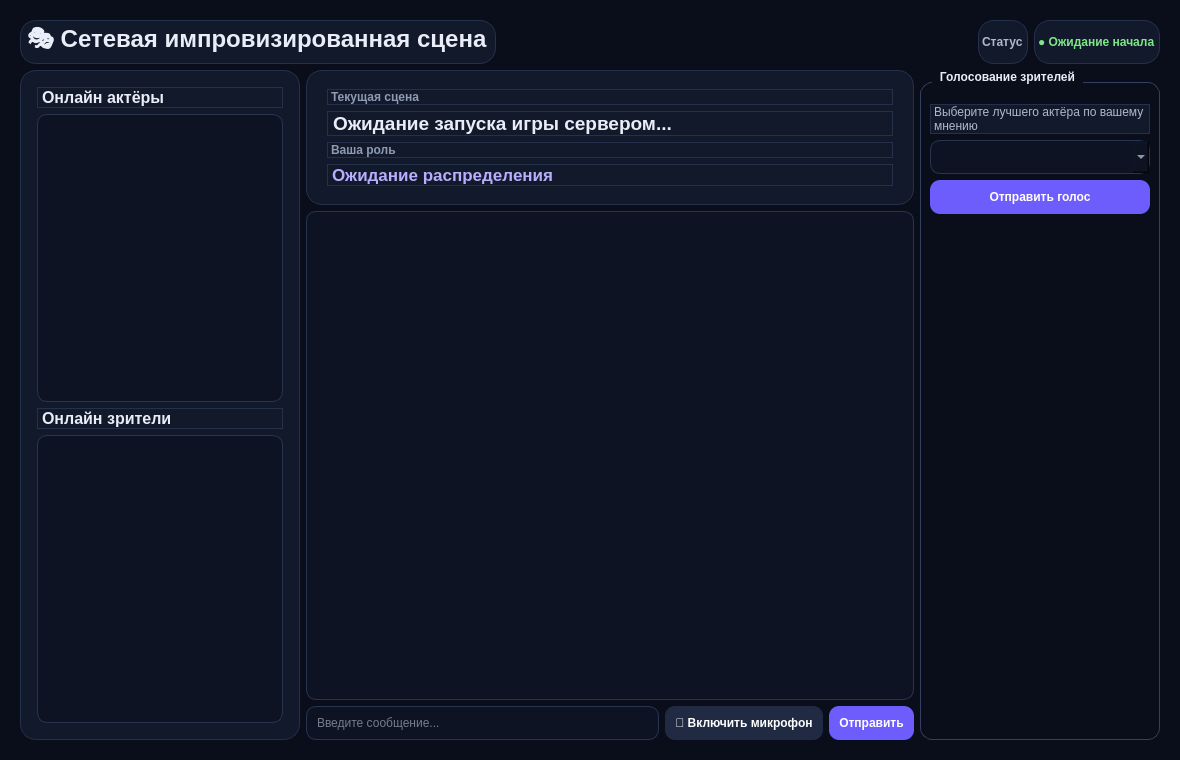
<?xml version="1.0" encoding="UTF-8"?>
<ui version="4.0">
 <class>GameWindow</class>
 <widget class="QMainWindow" name="GameWindow">
  <property name="geometry"><rect><x>0</x><y>0</y><width>1180</width><height>760</height></rect></property>
  <property name="windowTitle"><string>Сетевая импровизированная сцена</string></property>
  <property name="styleSheet"><string notr="true">
QMainWindow { background:#090e1a; }
QLabel { color:#e9edf7; }
QFrame { background:#12192a; border:1px solid #25304a; border-radius:16px; }
QTextBrowser,QLineEdit,QListWidget,QComboBox { background:#0d1322;color:#dce3f1;border:1px solid #283550;border-radius:10px;padding:8px; }
QPushButton { background:#6d5dfc;color:white;border:none;border-radius:10px;padding:10px;font-weight:700; }
QPushButton:hover { background:#7d70ff; }
QPushButton#micButton { background:#202b43; }
QGroupBox { color:#e9edf7;border:1px solid #34405f;border-radius:12px;margin-top:12px;padding-top:12px;font-weight:700; }
QGroupBox::title { subcontrol-origin:margin;left:12px;padding:0 6px; }
</string></property>
  <widget class="QWidget" name="centralwidget">
   <layout class="QVBoxLayout" name="mainLayout">
    <property name="leftMargin"><number>20</number></property><property name="topMargin"><number>20</number></property><property name="rightMargin"><number>20</number></property><property name="bottomMargin"><number>20</number></property>
    <item>
     <layout class="QHBoxLayout" name="headerLayout">
      <item><widget class="QLabel" name="titleLabel"><property name="text"><string>🎭 Сетевая импровизированная сцена</string></property><property name="styleSheet"><string>font-size:24px;font-weight:800;</string></property></widget></item>
      <item><spacer name="headerSpacer"><property name="orientation"><enum>Qt::Horizontal</enum></property><property name="sizeHint"><size><width>40</width><height>20</height></size></property></spacer></item>
      <item><widget class="QLabel" name="identityLabel"><property name="text"><string>Статус</string></property><property name="styleSheet"><string>color:#aeb8cc;font-weight:700;</string></property></widget></item>
      <item><widget class="QLabel" name="statusLabel"><property name="text"><string>● Ожидание начала</string></property><property name="styleSheet"><string>color:#7ee787;font-weight:700;</string></property></widget></item>
     </layout>
    </item>
    <item>
     <layout class="QHBoxLayout" name="contentLayout">
      <item>
       <widget class="QFrame" name="leftPanel">
        <property name="minimumSize"><size><width>250</width><height>0</height></size></property>
        <property name="maximumSize"><size><width>280</width><height>16777215</height></size></property>
        <layout class="QVBoxLayout" name="leftLayout">
         <property name="leftMargin"><number>16</number></property><property name="topMargin"><number>16</number></property><property name="rightMargin"><number>16</number></property><property name="bottomMargin"><number>16</number></property>
         <item><widget class="QLabel" name="actorTitle"><property name="text"><string>Онлайн актёры</string></property><property name="styleSheet"><string>font-size:16px;font-weight:800;</string></property></widget></item>
         <item><widget class="QListWidget" name="actorList"/></item>
         <item><widget class="QLabel" name="audienceTitle"><property name="text"><string>Онлайн зрители</string></property><property name="styleSheet"><string>font-size:16px;font-weight:800;</string></property></widget></item>
         <item><widget class="QListWidget" name="audienceList"/></item>
        </layout>
       </widget>
      </item>
      <item>
       <layout class="QVBoxLayout" name="centerLayout">
        <item>
         <widget class="QFrame" name="storyCard">
          <layout class="QVBoxLayout" name="storyLayout">
           <property name="leftMargin"><number>20</number></property><property name="topMargin"><number>18</number></property><property name="rightMargin"><number>20</number></property><property name="bottomMargin"><number>18</number></property>
           <item><widget class="QLabel" name="sceneTitle"><property name="text"><string>Текущая сцена</string></property><property name="styleSheet"><string>color:#8f9bb3;font-weight:700;</string></property></widget></item>
           <item><widget class="QLabel" name="sceneValue"><property name="text"><string>Ожидание запуска игры сервером...</string></property><property name="wordWrap"><bool>true</bool></property><property name="styleSheet"><string>font-size:19px;font-weight:800;</string></property></widget></item>
           <item><widget class="QLabel" name="roleTitle"><property name="text"><string>Ваша роль</string></property><property name="styleSheet"><string>color:#8f9bb3;font-weight:700;</string></property></widget></item>
           <item><widget class="QLabel" name="roleValue"><property name="text"><string>Ожидание распределения</string></property><property name="styleSheet"><string>color:#b9adff;font-size:17px;font-weight:800;</string></property></widget></item>
          </layout>
         </widget>
        </item>
        <item><widget class="QTextBrowser" name="chatBrowser"/></item>
        <item>
         <layout class="QHBoxLayout" name="sendLayout">
          <item><widget class="QLineEdit" name="messageEdit"><property name="placeholderText"><string>Введите сообщение...</string></property></widget></item>
          <item><widget class="QPushButton" name="micButton"><property name="text"><string>🎤 Включить микрофон</string></property></widget></item>
          <item><widget class="QPushButton" name="sendButton"><property name="text"><string>Отправить</string></property></widget></item>
         </layout>
        </item>
       </layout>
      </item>
      <item>
       <widget class="QGroupBox" name="voteGroup">
        <property name="minimumSize"><size><width>240</width><height>0</height></size></property>
        <property name="maximumSize"><size><width>260</width><height>16777215</height></size></property>
        <property name="title"><string>Голосование зрителей</string></property>
        <layout class="QVBoxLayout" name="voteLayout">
         <item><widget class="QLabel" name="voteHint"><property name="text"><string>Выберите лучшего актёра по вашему мнению</string></property><property name="wordWrap"><bool>true</bool></property><property name="styleSheet"><string>color:#aeb8cc;</string></property></widget></item>
         <item><widget class="QComboBox" name="actorCombo"/></item>
         <item><widget class="QPushButton" name="voteButton"><property name="text"><string>Отправить голос</string></property></widget></item>
         <item><spacer name="voteSpacer"><property name="orientation"><enum>Qt::Vertical</enum></property><property name="sizeHint"><size><width>20</width><height>40</height></size></property></spacer></item>
        </layout>
       </widget>
      </item>
     </layout>
    </item>
   </layout>
  </widget>
 </widget>
 <resources/>
 <connections/>
</ui>
